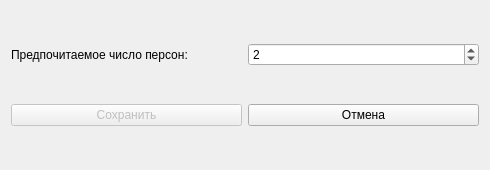
<?xml version='1.0' encoding='utf-8'?>
<ui version="4.0">
 <class>SettingsWindow</class>
 <widget class="QWidget" name="SettingsWindow">
  <property name="geometry">
   <rect>
    <x>0</x>
    <y>0</y>
    <width>490</width>
    <height>170</height>
   </rect>
  </property>
  <property name="windowTitle">
   <string>Настройки</string>
  </property>
  <layout class="QVBoxLayout" name="layout45">
   <item>
    <layout class="QHBoxLayout" name="layout43">
     <item>
      <widget class="QLabel" name="personsCaption">
       <property name="text">
        <string>Предпочитаемое число персон:</string>
       </property>
       <property name="wordWrap">
        <bool>true</bool>
       </property>
      </widget>
     </item>
     <item>
      <widget class="QSpinBox" name="personsSpin">
       <property name="minimum">
        <number>1</number>
       </property>
       <property name="maximum">
        <number>20</number>
       </property>
       <property name="value">
        <number>2</number>
       </property>
      </widget>
     </item>
    </layout>
   </item>
   <item>
    <layout class="QHBoxLayout" name="layout44">
     <item>
      <widget class="QPushButton" name="saveButton">
       <property name="text">
        <string>Сохранить</string>
       </property>
       <property name="enabled">
        <bool>false</bool>
       </property>
       <property name="toolTip">
        <string>Будет подключено на следующем этапе</string>
       </property>
      </widget>
     </item>
     <item>
      <widget class="QPushButton" name="closeButton">
       <property name="text">
        <string>Отмена</string>
       </property>
      </widget>
     </item>
    </layout>
   </item>
  </layout>
 </widget>
 <resources />
 <connections />
</ui>
